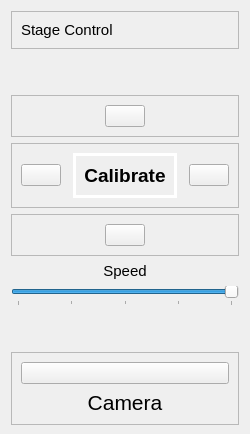
           <widget class="QWidget" name="stageControlContainer" native="true">
            <property name="minimumSize">
             <size>
              <width>250</width>
              <height>400</height>
             </size>
            </property>
            <property name="maximumSize">
             <size>
              <width>250</width>
              <height>16777215</height>
             </size>
            </property>
            <layout class="QVBoxLayout" name="verticalLayout_2">
             <property name="bottomMargin">
              <number>9</number>
             </property>
             <item>
              <widget class="QFrame" name="frame_11">
               <property name="frameShape">
                <enum>QFrame::StyledPanel</enum>
               </property>
               <property name="frameShadow">
                <enum>QFrame::Raised</enum>
               </property>
               <layout class="QHBoxLayout" name="horizontalLayout_12">
                <item alignment="Qt::AlignLeft">
                 <widget class="QLabel" name="label_2">
                  <property name="font">
                   <font>
                    <pointsize>11</pointsize>
                   </font>
                  </property>
                  <property name="text">
                   <string>Stage Control</string>
                  </property>
                 </widget>
                </item>
               </layout>
              </widget>
             </item>
             <item>
              <spacer name="verticalSpacer">
               <property name="orientation">
                <enum>Qt::Vertical</enum>
               </property>
               <property name="sizeHint" stdset="0">
                <size>
                 <width>20</width>
                 <height>40</height>
                </size>
               </property>
              </spacer>
             </item>
             <item>
              <widget class="QFrame" name="frame_9">
               <property name="sizePolicy">
                <sizepolicy hsizetype="Preferred" vsizetype="Preferred">
                 <horstretch>0</horstretch>
                 <verstretch>0</verstretch>
                </sizepolicy>
               </property>
               <property name="frameShape">
                <enum>QFrame::StyledPanel</enum>
               </property>
               <property name="frameShadow">
                <enum>QFrame::Raised</enum>
               </property>
               <layout class="QVBoxLayout" name="verticalLayout_4">
                <item alignment="Qt::AlignHCenter">
                 <widget class="QPushButton" name="upArrow">
                  <property name="text">
                   <string/>
                  </property>
                  <property name="icon">
                   <iconset>
                    <normaloff>:/icons/Icons/arrow-up-circle.svg</normaloff>:/icons/Icons/arrow-up-circle.svg</iconset>
                  </property>
                  <property name="iconSize">
                   <size>
                    <width>48</width>
                    <height>48</height>
                   </size>
                  </property>
                 </widget>
                </item>
               </layout>
              </widget>
             </item>
             <item>
              <widget class="QFrame" name="frame_10">
               <property name="frameShape">
                <enum>QFrame::StyledPanel</enum>
               </property>
               <property name="frameShadow">
                <enum>QFrame::Raised</enum>
               </property>
               <layout class="QHBoxLayout" name="horizontalLayout_9">
                <item alignment="Qt::AlignLeft">
                 <widget class="QPushButton" name="leftArrow">
                  <property name="text">
                   <string/>
                  </property>
                  <property name="icon">
                   <iconset>
                    <normaloff>:/icons/Icons/arrow-left-circle.svg</normaloff>:/icons/Icons/arrow-left-circle.svg</iconset>
                  </property>
                  <property name="iconSize">
                   <size>
                    <width>48</width>
                    <height>48</height>
                   </size>
                  </property>
                 </widget>
                </item>
                <item>
                 <widget class="QPushButton" name="stage_stop_button">
                  <property name="enabled">
                   <bool>true</bool>
                  </property>
                  <property name="font">
                   <font>
                    <pointsize>14</pointsize>
                    <weight>75</weight>
                    <bold>true</bold>
                   </font>
                  </property>
                  <property name="styleSheet">
                   <string notr="true">border: 3px solid #ffffff;  /* Border color */
background-color: transparent;
padding: 8px;</string>
                  </property>
                  <property name="text">
                   <string>Calibrate</string>
                  </property>
                 </widget>
                </item>
                <item alignment="Qt::AlignRight">
                 <widget class="QPushButton" name="rightArrow">
                  <property name="text">
                   <string/>
                  </property>
                  <property name="icon">
                   <iconset>
                    <normaloff>:/icons/Icons/arrow-right-circle.svg</normaloff>:/icons/Icons/arrow-right-circle.svg</iconset>
                  </property>
                  <property name="iconSize">
                   <size>
                    <width>48</width>
                    <height>48</height>
                   </size>
                  </property>
                 </widget>
                </item>
               </layout>
              </widget>
             </item>
             <item>
              <widget class="QFrame" name="frame_8">
               <property name="frameShape">
                <enum>QFrame::StyledPanel</enum>
               </property>
               <property name="frameShadow">
                <enum>QFrame::Raised</enum>
               </property>
               <layout class="QHBoxLayout" name="horizontalLayout_10">
                <item alignment="Qt::AlignHCenter">
                 <widget class="QPushButton" name="downArrow">
                  <property name="text">
                   <string/>
                  </property>
                  <property name="icon">
                   <iconset>
                    <normaloff>:/icons/Icons/arrow-down-circle.svg</normaloff>:/icons/Icons/arrow-down-circle.svg</iconset>
                  </property>
                  <property name="iconSize">
                   <size>
                    <width>48</width>
                    <height>48</height>
                   </size>
                  </property>
                 </widget>
                </item>
               </layout>
              </widget>
             </item>
             <item>
              <widget class="QLabel" name="label">
               <property name="font">
                <font>
                 <pointsize>11</pointsize>
                </font>
               </property>
               <property name="text">
                <string>Speed</string>
               </property>
               <property name="alignment">
                <set>Qt::AlignCenter</set>
               </property>
              </widget>
             </item>
             <item>
              <widget class="QSlider" name="speed_slider">
               <property name="minimum">
                <number>1</number>
               </property>
               <property name="maximum">
                <number>5</number>
               </property>
               <property name="sliderPosition">
                <number>5</number>
               </property>
               <property name="orientation">
                <enum>Qt::Horizontal</enum>
               </property>
               <property name="tickPosition">
                <enum>QSlider::TicksBelow</enum>
               </property>
               <property name="tickInterval">
                <number>1</number>
               </property>
              </widget>
             </item>
             <item>
              <spacer name="verticalSpacer_2">
               <property name="orientation">
                <enum>Qt::Vertical</enum>
               </property>
               <property name="sizeType">
                <enum>QSizePolicy::Fixed</enum>
               </property>
               <property name="sizeHint" stdset="0">
                <size>
                 <width>20</width>
                 <height>40</height>
                </size>
               </property>
              </spacer>
             </item>
             <item>
              <widget class="QFrame" name="frame_4">
               <property name="frameShape">
                <enum>QFrame::StyledPanel</enum>
               </property>
               <property name="frameShadow">
                <enum>QFrame::Raised</enum>
               </property>
               <layout class="QVBoxLayout" name="verticalLayout_3">
                <property name="spacing">
                 <number>6</number>
                </property>
                <property name="leftMargin">
                 <number>9</number>
                </property>
                <property name="topMargin">
                 <number>9</number>
                </property>
                <property name="rightMargin">
                 <number>9</number>
                </property>
                <property name="bottomMargin">
                 <number>9</number>
                </property>
                <item>
                 <widget class="QPushButton" name="cameraButton">
                  <property name="toolTip">
                   <string>Camera</string>
                  </property>
                  <property name="text">
                   <string/>
                  </property>
                  <property name="icon">
                   <iconset>
                    <normaloff>:/icons/Icons/camera.svg</normaloff>:/icons/Icons/camera.svg</iconset>
                  </property>
                  <property name="iconSize">
                   <size>
                    <width>48</width>
                    <height>48</height>
                   </size>
                  </property>
                 </widget>
                </item>
                <item>
                 <widget class="QLabel" name="cameraLabel">
                  <property name="font">
                   <font>
                    <pointsize>16</pointsize>
                    <weight>50</weight>
                    <bold>false</bold>
                   </font>
                  </property>
                  <property name="text">
                   <string>Camera</string>
                  </property>
                  <property name="alignment">
                   <set>Qt::AlignHCenter|Qt::AlignTop</set>
                  </property>
                 </widget>
                </item>
               </layout>
              </widget>
             </item>
            </layout>
           </widget>
